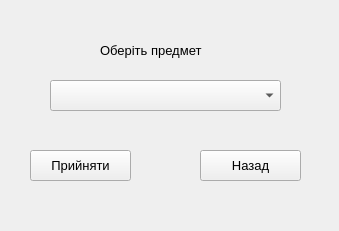
<?xml version="1.0" encoding="UTF-8"?>
<ui version="4.0">
 <class>ChangeSubject</class>
 <widget class="QWidget" name="ChangeSubject">
  <property name="geometry">
   <rect>
    <x>0</x>
    <y>0</y>
    <width>339</width>
    <height>231</height>
   </rect>
  </property>
  <property name="font">
   <font>
    <pointsize>10</pointsize>
   </font>
  </property>
  <property name="windowTitle">
   <string>Редагування предмету</string>
  </property>
  <widget class="QLabel" name="label">
   <property name="geometry">
    <rect>
     <x>100</x>
     <y>40</y>
     <width>121</width>
     <height>20</height>
    </rect>
   </property>
   <property name="text">
    <string>Оберіть предмет</string>
   </property>
  </widget>
  <widget class="QComboBox" name="comboBox">
   <property name="geometry">
    <rect>
     <x>50</x>
     <y>80</y>
     <width>231</width>
     <height>31</height>
    </rect>
   </property>
  </widget>
  <widget class="QPushButton" name="pushButton">
   <property name="geometry">
    <rect>
     <x>30</x>
     <y>150</y>
     <width>101</width>
     <height>31</height>
    </rect>
   </property>
   <property name="text">
    <string>Прийняти</string>
   </property>
  </widget>
  <widget class="QPushButton" name="pushButton_2">
   <property name="geometry">
    <rect>
     <x>200</x>
     <y>150</y>
     <width>101</width>
     <height>31</height>
    </rect>
   </property>
   <property name="text">
    <string>Назад</string>
   </property>
  </widget>
 </widget>
 <resources/>
 <connections/>
</ui>
